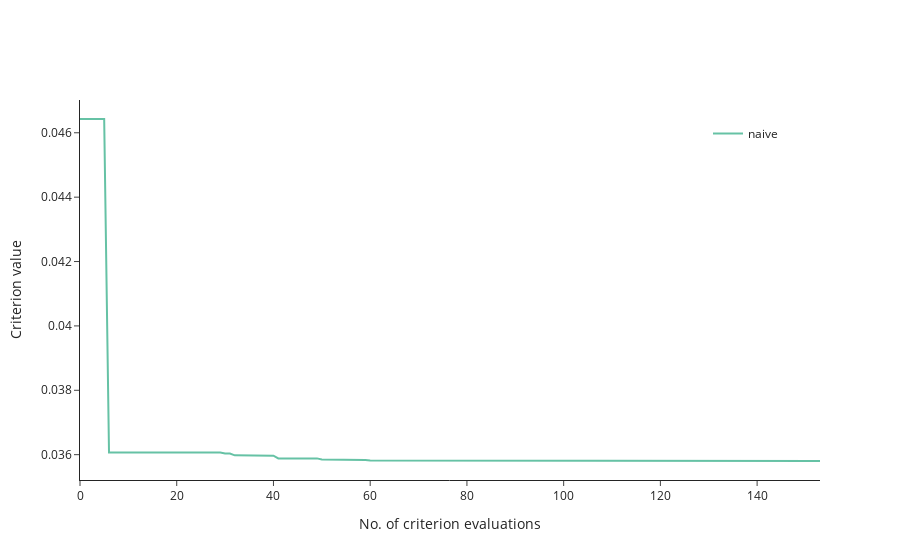

Here is the notebook cell this chart was saved with:
### Markdown cell above
## Task 2: Optimization

- Extend the code below by doing an optimization with `scaling=True`.
- Compare the scaled and unscaled optimization in the criterion_plot

### Code cell
algorithm = "nag_pybobyqa"

res_naive = em.minimize(
    criterion,
    start_params,
    algorithm=algorithm,
)


results = {"naive": res_naive}

em.criterion_plot(results, monotone=True)

### Figure 1 — Plotly figure (JSON) as saved in the notebook; plotly's stock layout.template omitted (floating-point values rounded to 4 significant figures; data arrays with more than 128 entries replaced by an {"elided": "..."} marker saying what was removed)
{"data": [{"connectgaps": true, "line": {"color": "rgb(102,194,165)"}, "mode": "lines", "name": "naive", "showlegend": true, "type": "scatter", "x": {"elided": "154 int values"}, "y": {"elided": "154 float values"}}], "layout": {"legend": {"x": 0.95, "xanchor": "right", "y": 0.95, "yanchor": "top"}, "xaxis": {"title": {"text": "No. of criterion evaluations"}}, "yaxis": {"title": {"text": "Criterion value"}}}}
